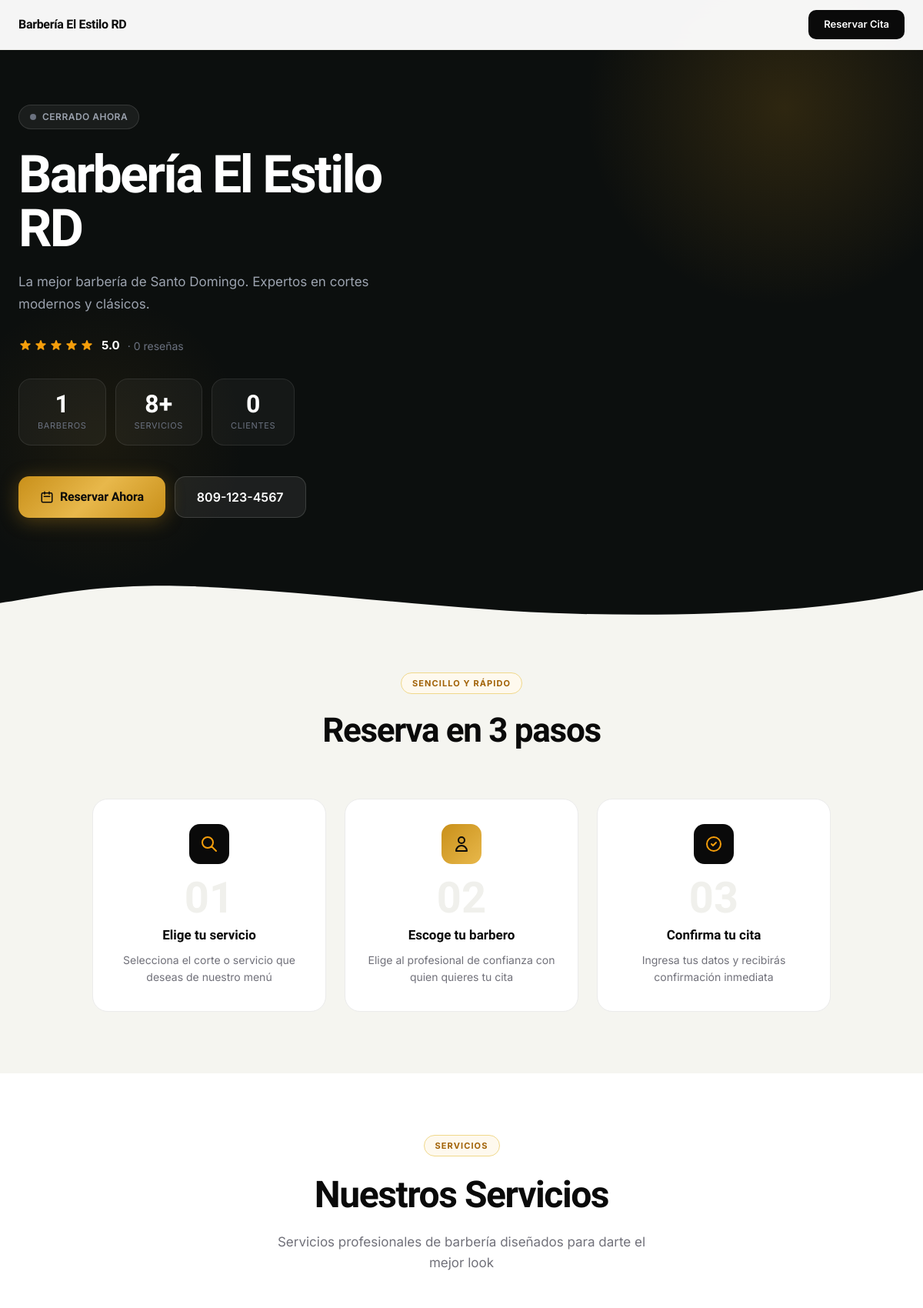
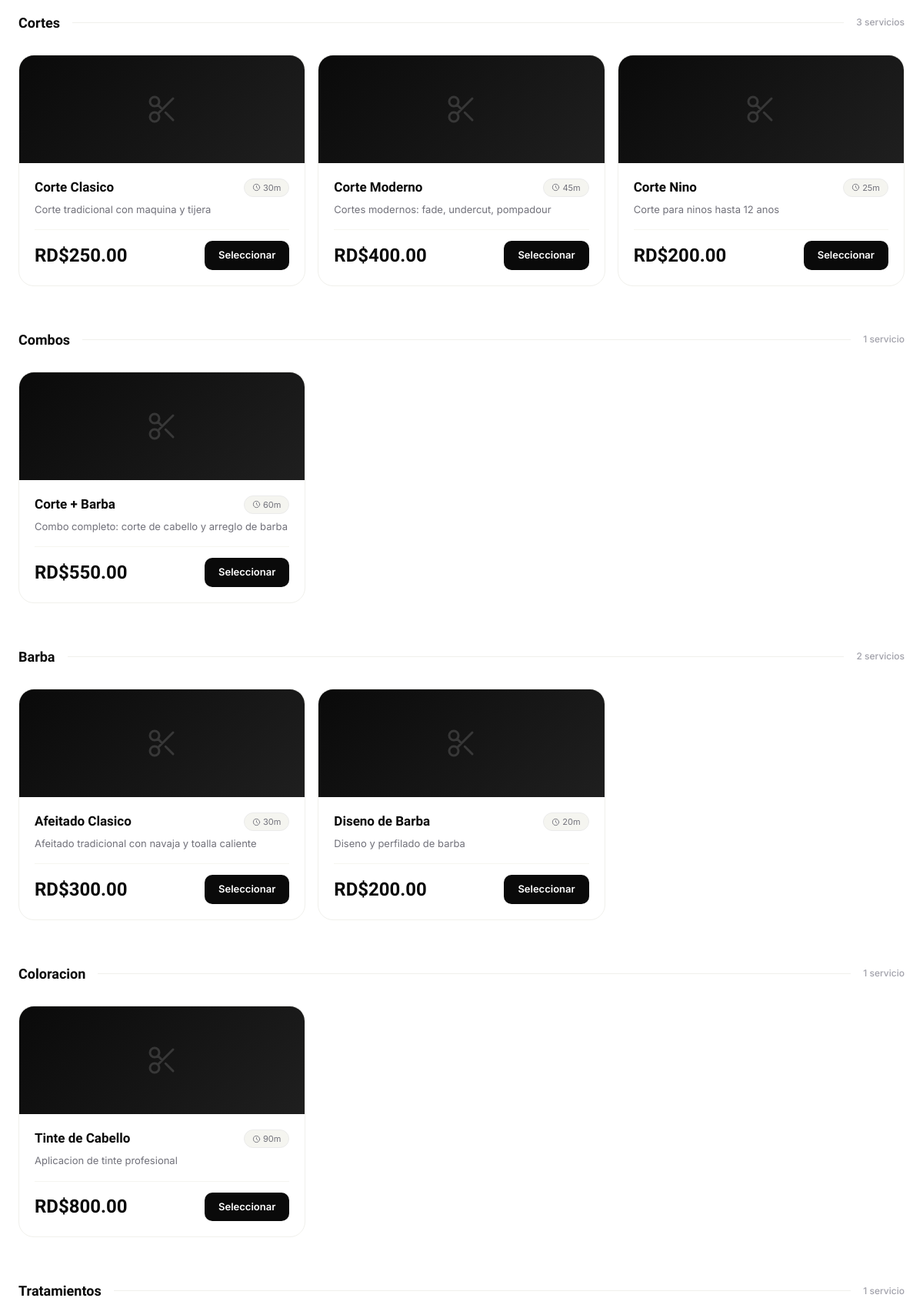
Screenshot of /public/estilo-rd (upper part) with the database file from the repository (2 pictures, top to bottom).
### tables this page shows
CREATE TABLE barbershops (
    id INT AUTO_INCREMENT PRIMARY KEY,
    license_id INT NOT NULL,
    owner_id INT NOT NULL,
    business_name VARCHAR(255) NOT NULL,
    slug VARCHAR(255) UNIQUE NOT NULL,
    description TEXT,
    logo VARCHAR(255),
    cover_image VARCHAR(255),
    phone VARCHAR(20),
    email VARCHAR(255),
    address TEXT,
    city VARCHAR(100),
    province VARCHAR(100),
    country VARCHAR(100) DEFAULT 'República Dominicana',
    latitude DECIMAL(10, 8),
    longitude DECIMAL(11, 8),
    rnc VARCHAR(20),
    website VARCHAR(255),
    facebook VARCHAR(255),
    instagram VARCHAR(255),
    tiktok VARCHAR(255),
    whatsapp VARCHAR(20),
    theme_color VARCHAR(7) DEFAULT '#1e40af',
    allow_online_booking BOOLEAN DEFAULT TRUE,
    advance_booking_days INT DEFAULT 30,
    cancellation_hours INT DEFAULT 24,
    status ENUM('active', 'inactive', 'suspended') DEFAULT 'active',
    created_at TIMESTAMP DEFAULT CURRENT_TIMESTAMP,
    updated_at TIMESTAMP DEFAULT CURRENT_TIMESTAMP ON UPDATE CURRENT_TIMESTAMP,
    FOREIGN KEY (license_id) REFERENCES licenses(id) ON DELETE RESTRICT,
    FOREIGN KEY (owner_id) REFERENCES users(id) ON DELETE RESTRICT,
    INDEX idx_slug (slug),
    INDEX idx_status (status),
    INDEX idx_city (city)
);

CREATE TABLE services (
    id INT AUTO_INCREMENT PRIMARY KEY,
    barbershop_id INT NOT NULL,
    name VARCHAR(255) NOT NULL,
    description TEXT,
    duration INT NOT NULL COMMENT 'Duración en minutos',
    price DECIMAL(10, 2) NOT NULL,
    image VARCHAR(255),
    category VARCHAR(100),
    is_active BOOLEAN DEFAULT TRUE,
    display_order INT DEFAULT 0,
    created_at TIMESTAMP DEFAULT CURRENT_TIMESTAMP,
    updated_at TIMESTAMP DEFAULT CURRENT_TIMESTAMP ON UPDATE CURRENT_TIMESTAMP,
    FOREIGN KEY (barbershop_id) REFERENCES barbershops(id) ON DELETE CASCADE,
    INDEX idx_barbershop (barbershop_id),
    INDEX idx_active (is_active)
);

### public/booking.php (the view, shortened to what the rows shown need)
<?php
require_once BASE_PATH . '/core/Database.php';
require_once BASE_PATH . '/core/Helpers.php';
$slug = $_GET['shop'] ?? '';
$db = Database::getInstance();
$barbershop = $db->fetch("
    SELECT b.*, l.type as license_type, l.status as license_status
    FROM barbershops b
    JOIN licenses l ON b.license_id = l.id
    WHERE b.slug = ? AND b.status = 'active'
", [$slug]);
$services = $db->fetchAll("
    SELECT * FROM services WHERE barbershop_id = ? AND is_active = TRUE
    ORDER BY display_order ASC, name ASC
", [$barbershop['id']]);
$servicesByCategory = [];
foreach ($services as $service) {
    $cat = $service['category'] ?? 'General';
    $servicesByCategory[$cat][] = $service;
}
$avgRating = $db->fetch("
    SELECT COALESCE(AVG(rating), 5.0) as avg_rating, COUNT(*) as total_reviews
    FROM reviews WHERE barbershop_id = ? AND is_verified = TRUE AND is_visible = TRUE
", [$barbershop['id']]);
$isOpenNow = false;
?>
<!DOCTYPE html>
<html lang="es">
<head>
    <script src="https://cdn.tailwindcss.com"></script>
</head>
<body x-data="bookingApp()">
<nav style="position:fixed;top:0;left:0;right:0;z-index:100;background:rgba(255,255,255,.96);backdrop-filter:blur(12px);-webkit-backdrop-filter:blur(12px);border-bottom:1px solid #f0f0ec;">
    <div style="max-width:1200px;margin:0 auto;padding:0 24px;display:flex;align-items:center;justify-content:space-between;height:64px;">
        <div style="display:flex;align-items:center;gap:12px;">
            <span style="font-family:'Sora',sans-serif;font-weight:800;font-size:1rem;color:#0a0a0a;letter-spacing:-.02em;">
                <?php echo htmlspecialchars($barbershop['business_name']); ?>
            </span>
        </div>
    </div>
</nav>
<section style="padding-top:64px;background:#0c0f0e;color:#fff;overflow:hidden;position:relative;">
    <div style="max-width:1200px;margin:0 auto;padding:72px 24px 80px;position:relative;z-index:1;">
        <div style="display:grid;grid-template-columns:1fr;gap:48px;align-items:center;" class="hero-grid">
            <div class="fade-up" style="max-width:620px;">
                <?php if ($isOpenNow): ?>
                <div style="display:inline-flex;align-items:center;gap:8px;padding:6px 14px;border-radius:999px;background:rgba(34,197,94,.12);border:1px solid rgba(34,197,94,.3);margin-bottom:24px;">
                    <span class="pulse-ring" style="color:#22c55e;display:inline-block;width:8px;height:8px;">
                        <span style="width:8px;height:8px;background:#22c55e;border-radius:50%;display:block;position:relative;z-index:1;"></span>
                    </span>
                    <span style="font-size:.75rem;font-weight:600;color:#4ade80;letter-spacing:.04em;">ABIERTO AHORA</span>
                </div>
                <?php else: ?>
                <div style="display:inline-flex;align-items:center;gap:8px;padding:6px 14px;border-radius:999px;background:rgba(255,255,255,.06);border:1px solid rgba(255,255,255,.12);margin-bottom:24px;">
                    <span style="width:8px;height:8px;background:#6b7280;border-radius:50%;display:block;"></span>
                    <span style="font-size:.75rem;font-weight:600;color:#9ca3af;letter-spacing:.04em;">CERRADO AHORA</span>
                </div>
                <?php endif; ?>
                <h1 style="font-size:clamp(2.5rem,6vw,4.25rem);font-weight:900;line-height:1.03;letter-spacing:-.04em;margin:0 0 20px;color:#ffffff;">
                    <?php echo htmlspecialchars($barbershop['business_name']); ?>
                </h1>
                <?php if ($barbershop['description']): ?>
                <p style="font-size:1.0625rem;color:#9ca3af;line-height:1.7;margin:0 0 28px;max-width:480px;">
                    <?php echo htmlspecialchars($barbershop['description']); ?>
                </p>
                <?php endif; ?>
                <div style="display:flex;align-items:center;gap:10px;margin-bottom:32px;">
                    <div style="display:flex;gap:2px;">
                    </div>
                    <span style="font-weight:700;color:#fff;font-size:.9375rem;"><?php echo number_format($avgRating['avg_rating'], 1); ?></span>
                    <span style="color:#6b7280;font-size:.875rem;">&middot; <?php echo $avgRating['total_reviews']; ?> reseñas</span>
                </div>
                <div style="display:flex;gap:12px;margin-bottom:40px;flex-wrap:wrap;">
                    <div style="padding:16px 24px;background:rgba(255,255,255,.04);border:1px solid rgba(255,255,255,.09);border-radius:16px;text-align:center;min-width:80px;">
                    </div>
                    <div style="padding:16px 24px;background:rgba(255,255,255,.04);border:1px solid rgba(255,255,255,.09);border-radius:16px;text-align:center;min-width:80px;">
                    </div>
                    <div style="padding:16px 24px;background:rgba(255,255,255,.04);border:1px solid rgba(255,255,255,.09);border-radius:16px;text-align:center;min-width:80px;">
                    </div>
                </div>
                <div style="display:flex;gap:12px;flex-wrap:wrap;">
                    <button @click="openBookingModal()"
                            class="btn-gold"
                            style="display:inline-flex;align-items:center;gap:8px;padding:14px 28px;border:none;border-radius:14px;font-family:'Sora',sans-serif;font-size:1rem;cursor:pointer;letter-spacing:-.01em;">
                        <svg width="18" height="18" fill="none" stroke="currentColor" stroke-width="2" viewBox="0 0 24 24"><path stroke-linecap="round" stroke-linejoin="round" d="M8 7V3m8 4V3m-9 8h10M5 21h14a2 2 0 002-2V7a2 2 0 00-2-2H5a2 2 0 00-2 2v12a2 2 0 002 2z"/></svg>
                        Reservar Ahora
                    </button>
                    <?php if ($barbershop['phone']): ?>
                    <a href="tel:<?php echo htmlspecialchars($barbershop['phone']); ?>"
                       style="display:inline-flex;align-items:center;gap:8px;padding:14px 28px;background:rgba(255,255,255,.07);border:1.5px solid rgba(255,255,255,.14);color:#fff;border-radius:14px;font-size:1rem;font-weight:600;text-decoration:none;transition:background .18s;"
                       onmouseover="this.style.background='rgba(255,255,255,.11)'"
                       onmouseout="this.style.background='rgba(255,255,255,.07)'">
                        <?php echo htmlspecialchars($barbershop['phone']); ?>
                    </a>
                    <?php endif; ?>
                </div>
            </div>
        </div>
    </div>
</section>
<section style="background:#f5f5f0;padding:72px 24px 80px;">
    <div style="max-width:960px;margin:0 auto;">
        <div style="text-align:center;margin-bottom:56px;">
            <h2 style="font-size:clamp(1.75rem,4vw,2.75rem);font-weight:900;color:#0a0a0a;letter-spacing:-.03em;margin:0;">Reserva en 3 pasos</h2>
        </div>
    </div>
</section>
<section style="background:#fff;padding:80px 24px;">
    <div style="max-width:1200px;margin:0 auto;">
        <div style="text-align:center;margin-bottom:60px;">
            <h2 style="font-size:clamp(2rem,5vw,3rem);font-weight:900;color:#0a0a0a;letter-spacing:-.03em;margin:0 0 12px;">Nuestros Servicios</h2>
        </div>
        <?php foreach ($servicesByCategory as $category => $categoryServices): ?>
        <div style="margin-bottom:56px;">
            <div style="display:flex;align-items:center;gap:16px;margin-bottom:28px;">
                <h3 style="font-family:'Sora',sans-serif;font-size:1.125rem;font-weight:700;color:#0a0a0a;margin:0;white-space:nowrap;"><?php echo htmlspecialchars($category); ?></h3>
                <div style="flex:1;height:1px;background:#f0f0ec;"></div>
                <span style="font-size:.75rem;color:#a1a1aa;font-weight:500;white-space:nowrap;"><?php echo count($categoryServices); ?> servicio<?php echo count($categoryServices) > 1 ? 's' : ''; ?></span>
            </div>
            <div style="display:grid;grid-template-columns:repeat(auto-fill,minmax(280px,1fr));gap:16px;">
                <?php foreach ($categoryServices as $service): ?>
                <div class="card" style="background:#fff;border:1.5px solid #f0f0ec;border-radius:20px;overflow:hidden;cursor:pointer;"
                     onclick="bookingApp_instance.selectService(<?php echo $service['id']; ?>)">
                    <?php if ($service['image']): ?>
                    <div style="height:180px;overflow:hidden;">
                        <img src="<?php echo asset($service['image']); ?>" style="width:100%;height:100%;object-fit:cover;transition:transform .4s;" alt="<?php echo htmlspecialchars($service['name']); ?>">
                    </div>
                    <?php else: ?>
                    <div style="height:140px;background:linear-gradient(135deg,#0a0a0a 0%,#1f1f1f 100%);display:flex;align-items:center;justify-content:center;">
                    </div>
                    <?php endif; ?>
                    <div style="padding:20px;">
                        <div style="display:flex;justify-content:space-between;align-items:flex-start;gap:8px;margin-bottom:6px;">
                            <h4 style="font-family:'Sora',sans-serif;font-size:1.0625rem;font-weight:700;color:#0a0a0a;margin:0;line-height:1.3;"><?php echo htmlspecialchars($service['name']); ?></h4>
                            <span style="flex-shrink:0;display:inline-flex;align-items:center;gap:3px;padding:3px 10px;background:#f5f5f0;border-radius:999px;font-size:.6875rem;color:#71717a;border:1px solid #ebebeb;">
                                <svg width="11" height="11" fill="none" stroke="currentColor" stroke-width="2" viewBox="0 0 24 24"><path stroke-linecap="round" stroke-linejoin="round" d="M12 8v4l3 3m6-3a9 9 0 11-18 0 9 9 0 0118 0z"/></svg>
                                <?php echo $service['duration']; ?>m
                            </span>
                        </div>
                        <?php if ($service['description']): ?>
                        <p style="font-size:.8125rem;color:#71717a;line-height:1.55;margin:0 0 16px;"><?php echo htmlspecialchars($service['description']); ?></p>
                        <?php endif; ?>
                        <div style="display:flex;align-items:center;justify-content:space-between;padding-top:14px;border-top:1px solid #f5f5f0;">
                            <span style="font-family:'Sora',sans-serif;font-size:1.5rem;font-weight:900;color:#0a0a0a;"><?php echo formatPrice($service['price']); ?></span>
                            <button @click.stop="selectService(<?php echo $service['id']; ?>)"
                                    style="padding:9px 18px;background:#0a0a0a;color:#fff;border:none;border-radius:10px;font-size:.8125rem;font-weight:600;cursor:pointer;transition:background .18s;font-family:inherit;"
                                    onmouseover="this.style.background='#1f1f1f'"
                                    onmouseout="this.style.background='#0a0a0a'">
                                Seleccionar
                            </button>
                        </div>
                    </div>
                </div>
                <?php endforeach; ?>
            </div>
        </div>
        <?php endforeach; ?>
    </div>
</section>
</body>
</html>

### rows the page displays
barbershops: business_name "Barbería El Estilo RD", description "La mejor barbería de Santo Domingo. Expertos en cortes modernos y clásicos.", phone "809-123-4567"
services: name "Corte Clasico", duration "30", description "Corte tradicional con maquina y tijera", price "RD$250.00"
services: name "Corte Moderno", duration "45", description "Cortes modernos: fade, undercut, pompadour", price "RD$400.00"
services: name "Corte Nino", duration "25", description "Corte para ninos hasta 12 anos", price "RD$200.00"
services: name "Corte + Barba", duration "60", description "Combo completo: corte de cabello y arreglo de barba", price "RD$550.00"
services: name "Afeitado Clasico", duration "30", description "Afeitado tradicional con navaja y toalla caliente", price "RD$300.00"
services: name "Diseno de Barba", duration "20", description "Diseno y perfilado de barba", price "RD$200.00"
services: name "Tinte de Cabello", duration "90", description "Aplicacion de tinte profesional", price "RD$800.00"

### other values shown
$avgRating['avg_rating'] "5.0"
$avgRating['total_reviews'] "0"
count($barbers) "1"
count($services) "8"
$step['title'] "Elige tu servicio"
$step['desc'] "Selecciona el corte o servicio que deseas de nuestro menú"
$step['title'] "Escoge tu barbero"
$step['desc'] "Elige al profesional de confianza con quien quieres tu cita"
$step['title'] "Confirma tu cita"
$step['desc'] "Ingresa tus datos y recibirás confirmación inmediata"
$category "Cortes"
count($categoryServices) "3"
$category "Combos"
count($categoryServices) "1"
$category "Barba"
